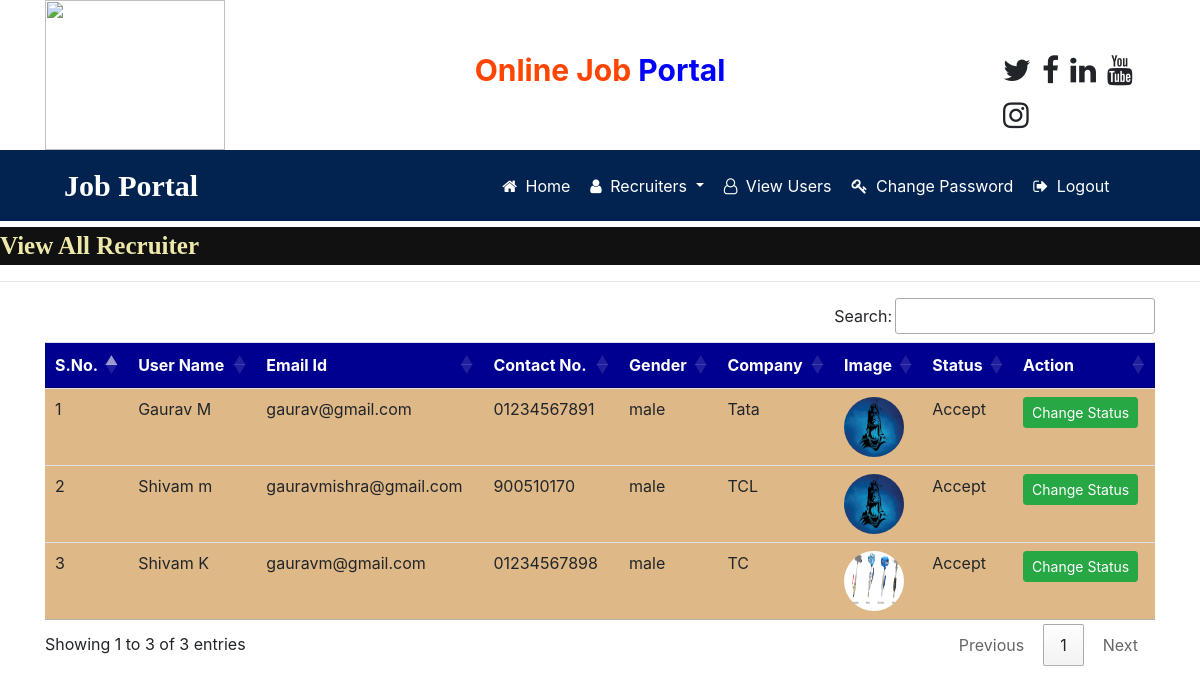
/all_recruiter (signed in), run on the app's committed database.
### job/models.py (models this page shows, shortened)
class Recruiter(models.Model):
    user = models.ForeignKey(User,on_delete=models.CASCADE)
    mobile = models.CharField(max_length=15)
    image = models.FileField(null=True)
    gender = models.CharField(max_length=10)
    company = models.CharField(max_length=100)
    type = models.CharField(max_length=15)
    status = models.CharField(max_length=25)

### job/views.py (the view)
# urls.py: path('all_recruiter', all_recruiter,name="all_recruiter"),
def all_recruiter(request):
    if not request.user.is_authenticated:
        return redirect('admin_login')
    data = Recruiter.objects.all()
    d = {'data': data}
    return render(request, 'all_recruiter.html', d)

### job/templates/all_recruiter.html (shortened to what this page needs)
{% load static %}
{% block body %}
{% include 'admin_navigation.html' %}
<marquee style="font-family: 'Monotype Corsiva'; font-size:25px;color: PaleGoldenRod; background-color: #111; font-weight:bold; margin-top:0.5%">
    View All Recruiter
</marquee>
<hr>
<div class ="container">
<table class="table table-hover" id="example">
    <thead>
    <tr style = "background-color :#000090; color:white">
        <th>S.No.</th>
        <th>User Name</th>
        <th>Email Id</th>
        <th>Contact No.</th>
        <th>Gender</th>
        <th>Company</th>
        <th>Image</th>
        <th>Status</th>
        <th>Action</th>
    </tr>
    </thead>
    <tbody>
    {% for i in data %}
    <tr style = "background-color :#DEB887 ">
        <td>{{forloop.counter}}</td>
        <td>{{i.user.first_name}} {{i.user.last_name}}</td>
        <td>{{i.user.username}}</td>
        <td>{{i.mobile}}</td>
        <td>{{i.gender}}</td>
        <td>{{i.company}}</td>
        <td><img src ="{{i.image.url}}" style="width:60px;height:60px; border-radius:50%"></td>
        <td>{{i.status}}</td>
        <td><a href="{% url 'change_status' i.id %}" class="btn btn-success btn-sm">Change Status</a></td>
    {% endfor %}
    </tbody>
</table>
</div>
{% endblock %}

### data on the page
Recruiter: user.first_name "Gaurav", user.last_name "M", user.username "gaurav@gmail.com", mobile "01234567891", gender "male", company "Tata", image (picture), status "Accept"
Recruiter: user.first_name "Shivam", user.last_name "m", user.username "gauravmishra@gmail.com", mobile "900510170", gender "male", company "TCL", image (picture), status "Accept"
Recruiter: user.first_name "Shivam", user.last_name "K", user.username "gauravm@gmail.com", mobile "01234567898", gender "male", company "TC", image (picture), status "Accept"
